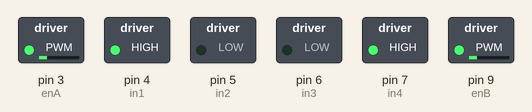
Simulated run of this sketch. Board: Arduino Uno, built with avr-gcc and run on an emulated ATmega328P. Parts: switched loads named in the sketch (green lamp = pin HIGH).

Above: at 0.05 s.
At 4.0 s:
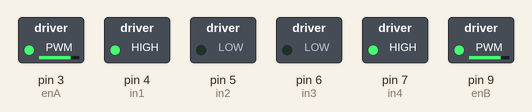
Timing chart, 0 to 4.6 s (numbered marks = the images above):
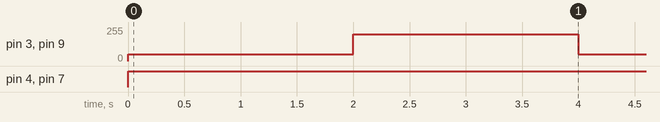

Measured:
- by itself, pin 3 (enA), pin 9 (enB): alternates 200/255 for 2.0 s and 50/255 for 2.0 s
- by itself, pin 4 (in1), pin 7 (in4): LOW → HIGH at 0.00 s

The sketch:

C1_PWM.ino
```cpp
/// Motor A connections
//one fourth
int enA = 3;
int in1 = 4;
int in2 = 5;
// Motor B connections
int enB = 9;
int in3 = 6;
int in4 = 7;

int num=0;
//int fibo[10]={0,1,1,2,3,5,8,13,21,34};
int fibo[2]={3,8};
//int sca_fibo[10];
int sca_fibo[2] = {200,250};

void setup() {
  // Set all the motor control pins to outputs
  pinMode(enA, OUTPUT);
  pinMode(enB, OUTPUT);
  pinMode(in1, OUTPUT);
  pinMode(in2, OUTPUT);
  pinMode(in3, OUTPUT);
  pinMode(in4, OUTPUT);


  // Turn off motors - Initial state
  digitalWrite(in1, LOW);
  digitalWrite(in2, LOW);
  digitalWrite(in3, LOW);
  digitalWrite(in4, LOW);

  analogWrite(enA, 0);
  analogWrite(enB, 0);


 // int i;
 // for(i=0;i<2;i++)
 //   sca_fibo[i]=map(fibo[i],0,8,0,255);

}

void loop() {
 // lightControl();
  digitalWrite(in1, HIGH);
  digitalWrite(in2, LOW);
  digitalWrite(in3, LOW);
  digitalWrite(in4, HIGH);


  analogWrite(enA, 50);
  analogWrite(enB, 50);
  delay(2000);

  analogWrite(enA, 200);
  analogWrite(enB, 200);
  delay(2000);

}

void lightControl() {
  // Set motors to maximum speed
  // For PWM maximum possible values are 0 to 255

  analogWrite(enA, sca_fibo[num]);
  analogWrite(enB, sca_fibo[num]);
  num++;
//  if(num==10)
if(num==2)
    num=0;
  // Turn on motor A & B
  digitalWrite(in1, HIGH);
  digitalWrite(in2, LOW);
  digitalWrite(in3, LOW);
  digitalWrite(in4, HIGH);

  delay(2000);
}
```
